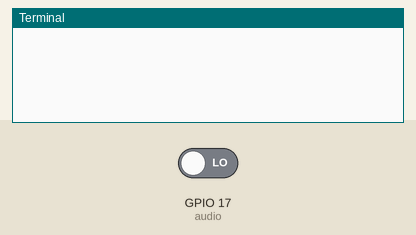
Simulated run of this program. Board: Raspberry Pi (BCM pin numbers). On the bench: the last lines printed to the terminal. Inputs (shaded band) come from the test bench; at power-on: GPIO 17 (audio) LOW. Databases and web services accept everything at once and return nothing.

Above: at 1.2 s.
1.3 s: GPIO 17 (audio) driven HIGH
At 2.7 s:
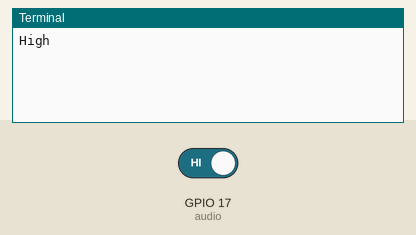
At 7.7 s:
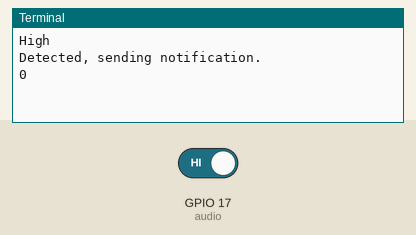

Measured:
- after the input at 1.3 s, the terminal: prints a new line at once (image 1)

The program:

pi.py
```python
#!/usr/bin/python
from twilio.rest import Client
import RPi.GPIO as GPIO
import time

audio = 17
GPIO.setmode(GPIO.BCM)
GPIO.setup(audio, GPIO.IN)

account_sid = '$SID'
auth_token = '$AUTH'
client = Client(account_sid, auth_token)

def Msg(channel):
   print("Detected, sending notification.")
   message = client.messages \
    .create(
         body='Hi, your nearby sound levels have crossed the limit set by you.',
         from_='+19124612542',
         to='+917827794110'
     )

   print(message.sid)

def callback(audio):
    if GPIO.input(audio):
      print("High")
      time.sleep(5)

GPIO.add_event_detect(audio, GPIO.BOTH, bouncetime=300)
GPIO.add_event_callback(audio, callback)
GPIO.add_event_callback(audio, Msg)

while True:
  time.sleep(1)
```
